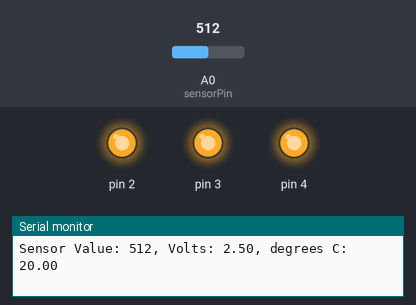
This sketch was run on a simulated Arduino Uno, built with avr-gcc and run on an emulated ATmega328P. Shown: output pins drawn as LEDs (lit = HIGH), the last lines printed to the serial monitor. Inputs (shaded band) come from the test bench; at power-on: A0 (sensorPin) = 512.

Above: at 1.2 s.
1.3 s: A0 (sensorPin) set to 553
4.3 s: A0 (sensorPin) set to 570
At 5.5 s:
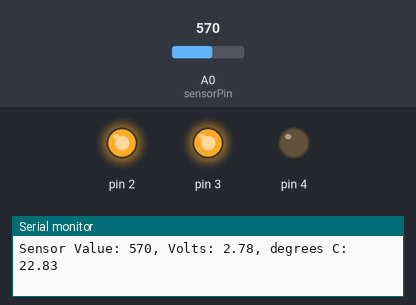
5.8 s: A0 (sensorPin) set to 1023
At 7.3 s:
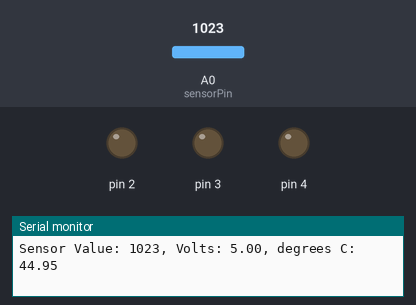
Timing chart, 0 to 8.8 s (numbered marks = the images above; inputs shaded):
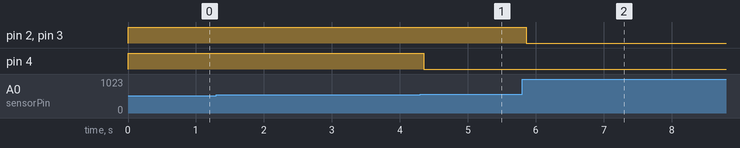

The sketch:

project03_loveometer.ino
```cpp
const int sensorPin = A0;
const float baselineTemp = 24.3;

void setup() {
  Serial.begin(9600); // open a serial port

  for(int pinNumber = 2; pinNumber <5; pinNumber++){
    pinMode(pinNumber, OUTPUT);
    digitalWrite(pinNumber, LOW);
  }
}

void loop() {
  int sensorVal = analogRead(sensorPin);

  Serial.print("Sensor Value: ");
  Serial.print(sensorVal);

  // convert the ADC reading to voltage
  float voltage = (sensorVal/1024.0) * 5.0;

  Serial.print(", Volts: ");
  Serial.print(voltage);

  Serial.print(", degrees C: ");
  // convert the voltage to temperature in degrees Celsius
  float temperature = (voltage - .5) * 10;
  Serial.println(temperature);

  if(temperature >= baselineTemp){
    digitalWrite(2, LOW);
    digitalWrite(3, LOW);
    digitalWrite(4, LOW);
  }else if(temperature < baselineTemp &&
    temperature >= baselineTemp-1) {
    digitalWrite(2, HIGH);
    digitalWrite(3, LOW);
    digitalWrite(4, LOW);
  }else if(temperature < baselineTemp-1 &&
    temperature >= baselineTemp-1.5){
    digitalWrite(2, HIGH);
    digitalWrite(3, HIGH);
    digitalWrite(4, LOW);
  }else if(temperature <= baselineTemp-2){
    digitalWrite(2, HIGH);
    digitalWrite(3, HIGH);
    digitalWrite(4, HIGH);
  }

  delay(1);

}
```

Measured:
- the behaviour switches between 569 and 570 on A0 (sensorPin) (found by bisection; images 0 and 1)
- after the input at 4.3 s, pin 4: HIGH → LOW after 0.05 s
- after the input at 5.8 s, pin 2, pin 3: HIGH → LOW after 0.06 s
